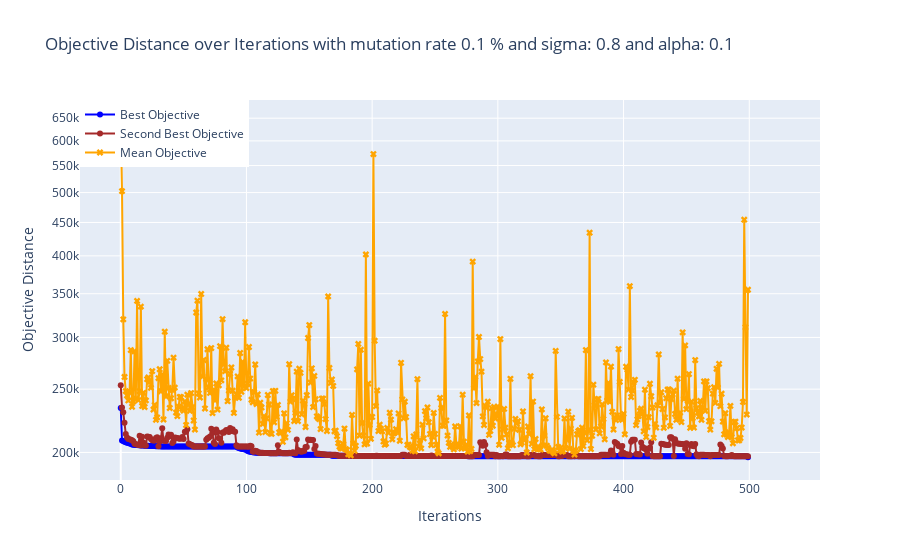
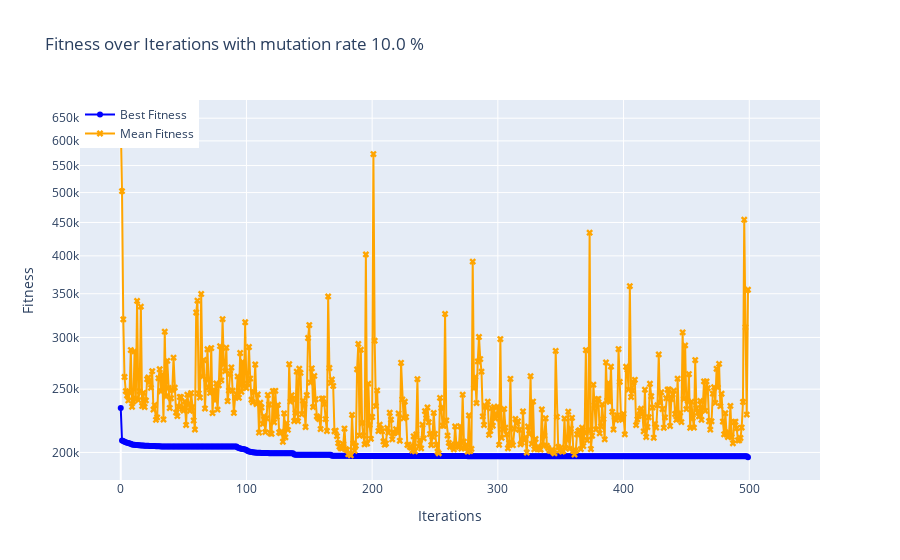
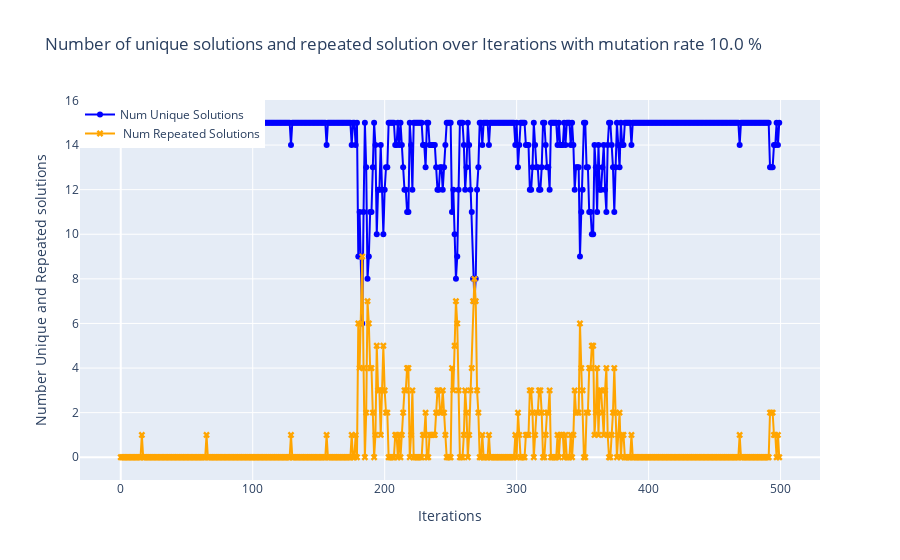
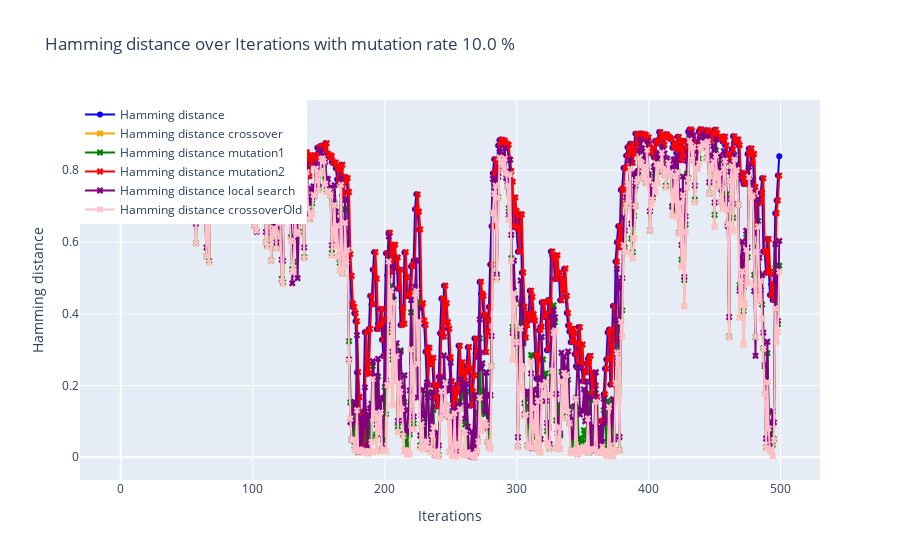

Notebook code cell kept with these figures, in order:
### Code cell
def main():

    # Define the filename for the dataset
    filename = 'tour1000.csv'
    # Create an instance of the r0818807 class
    a = r0818807.r0818807()

    # Run the optimization with local search enabled
    #c.run(filename=filename, generateDataSets=False, clusters=False, local_search=True)
    a.optimize(filename=filename)
    #c.optimize_old(filename=filename)


if __name__ == "__main__":
    import r0818807
    main()

### Figure 1 — Plotly figure (JSON) as saved in the notebook; plotly's stock layout.template omitted (floating-point values rounded to 4 significant figures; data arrays with more than 128 entries replaced by an {"elided": "..."} marker saying what was removed)
{"data": [{"line": {"color": "blue"}, "marker": {"symbol": "circle"}, "mode": "lines+markers", "name": "Best Objective", "type": "scatter", "x": {"elided": "500 int values"}, "y": {"elided": "500 float values"}}, {"line": {"color": "Brown"}, "marker": {"symbol": "circle"}, "mode": "lines+markers", "name": "Second Best Objective", "type": "scatter", "x": {"elided": "500 int values"}, "y": {"elided": "500 float values"}}, {"line": {"color": "orange"}, "marker": {"symbol": "x"}, "mode": "lines+markers", "name": "Mean Objective", "type": "scatter", "x": {"elided": "500 int values"}, "y": {"elided": "500 float values"}}], "layout": {"annotations": [{"arrowhead": 1, "ax": -10, "ay": -40, "bgcolor": "white", "bordercolor": "black", "showarrow": true, "text": "Best: 196636.21482137288<br>Mean: 354987.71926049836", "x": 499, "y": 196600.0}], "hovermode": "x", "legend": {"x": 0, "y": 1}, "title": {"text": "Objective Distance over Iterations with mutation rate 0.1 % and sigma: 0.8 and alpha: 0.1"}, "xaxis": {"title": {"text": "Iterations"}}, "yaxis": {"autorange": true, "title": {"text": "Objective Distance"}, "type": "log"}}}

### Figure 2 — Plotly figure (JSON) as saved in the notebook; plotly's stock layout.template omitted (floating-point values rounded to 4 significant figures; data arrays with more than 128 entries replaced by an {"elided": "..."} marker saying what was removed)
{"data": [{"line": {"color": "blue"}, "marker": {"symbol": "circle"}, "mode": "lines+markers", "name": "Best Fitness", "type": "scatter", "x": {"elided": "500 int values"}, "y": {"elided": "500 float values"}}, {"line": {"color": "orange"}, "marker": {"symbol": "x"}, "mode": "lines+markers", "name": "Mean Fitness", "type": "scatter", "x": {"elided": "500 int values"}, "y": {"elided": "500 float values"}}], "layout": {"annotations": [{"arrowhead": 1, "ax": -10, "ay": -40, "bgcolor": "white", "bordercolor": "black", "showarrow": true, "text": "Best: 196636.21482137288<br>Mean: 354987.71926049836", "x": 499, "y": 196600.0}], "hovermode": "x", "legend": {"x": 0, "y": 1}, "title": {"text": "Fitness over Iterations with mutation rate 10.0 %"}, "xaxis": {"title": {"text": "Iterations"}}, "yaxis": {"autorange": true, "title": {"text": "Fitness"}, "type": "log"}}}

### Figure 3 — Plotly figure (JSON) as saved in the notebook; plotly's stock layout.template omitted (floating-point values rounded to 4 significant figures; data arrays with more than 128 entries replaced by an {"elided": "..."} marker saying what was removed)
{"data": [{"line": {"color": "blue"}, "marker": {"symbol": "circle"}, "mode": "lines+markers", "name": "Num Unique Solutions", "type": "scatter", "x": {"elided": "500 int values"}, "y": {"elided": "500 int values"}}, {"line": {"color": "orange"}, "marker": {"symbol": "x"}, "mode": "lines+markers", "name": " Num Repeated Solutions", "type": "scatter", "x": {"elided": "500 int values"}, "y": {"elided": "500 int values"}}], "layout": {"hovermode": "x", "legend": {"x": 0, "y": 1}, "title": {"text": "Number of unique solutions and repeated solution over Iterations with mutation rate 10.0 %"}, "xaxis": {"title": {"text": "Iterations"}}, "yaxis": {"title": {"text": "Number Unique and Repeated solutions"}}}}

### Figure 4 — Plotly figure (JSON) as saved in the notebook; plotly's stock layout.template omitted (floating-point values rounded to 4 significant figures; data arrays with more than 128 entries replaced by an {"elided": "..."} marker saying what was removed)
{"data": [{"line": {"color": "blue"}, "marker": {"symbol": "circle"}, "mode": "lines+markers", "name": "Hamming distance", "type": "scatter", "x": {"elided": "500 int values"}, "y": {"elided": "500 float values"}}, {"line": {"color": "orange"}, "marker": {"symbol": "x"}, "mode": "lines+markers", "name": "Hamming distance crossover", "type": "scatter", "x": {"elided": "500 int values"}, "y": {"elided": "500 float values"}}, {"line": {"color": "green"}, "marker": {"symbol": "x"}, "mode": "lines+markers", "name": "Hamming distance mutation1", "type": "scatter", "x": {"elided": "500 int values"}, "y": {"elided": "500 float values"}}, {"line": {"color": "red"}, "marker": {"symbol": "x"}, "mode": "lines+markers", "name": "Hamming distance mutation2", "type": "scatter", "x": {"elided": "500 int values"}, "y": {"elided": "500 float values"}}, {"line": {"color": "purple"}, "marker": {"symbol": "x"}, "mode": "lines+markers", "name": "Hamming distance local search", "type": "scatter", "x": {"elided": "500 int values"}, "y": {"elided": "500 float values"}}, {"line": {"color": "pink"}, "marker": {"symbol": "x"}, "mode": "lines+markers", "name": "Hamming distance crossoverOld", "type": "scatter", "x": {"elided": "500 int values"}, "y": {"elided": "500 float values"}}], "layout": {"hovermode": "x", "legend": {"x": 0, "y": 1}, "title": {"text": "Hamming distance over Iterations with mutation rate 10.0 %"}, "xaxis": {"title": {"text": "Iterations"}}, "yaxis": {"title": {"text": "Hamming distance"}}}}
